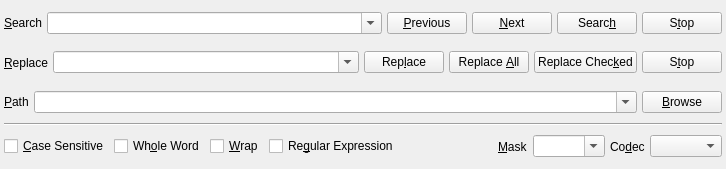
<?xml version="1.0" encoding="UTF-8"?>
<ui version="4.0">
 <class>SearchWidget</class>
 <widget class="QFrame" name="SearchWidget">
  <property name="geometry">
   <rect>
    <x>0</x>
    <y>0</y>
    <width>726</width>
    <height>169</height>
   </rect>
  </property>
  <property name="sizePolicy">
   <sizepolicy hsizetype="Preferred" vsizetype="Maximum">
    <horstretch>0</horstretch>
    <verstretch>0</verstretch>
   </sizepolicy>
  </property>
  <layout class="QVBoxLayout" name="vlMain">
   <property name="spacing">
    <number>2</number>
   </property>
   <property name="margin">
    <number>4</number>
   </property>
   <item>
    <widget class="QWidget" name="wSearch" native="true">
     <layout class="QHBoxLayout" name="hlSearch">
      <property name="spacing">
       <number>5</number>
      </property>
      <property name="margin">
       <number>0</number>
      </property>
      <item>
       <widget class="QLabel" name="lSearch">
        <property name="text">
         <string>&amp;Search</string>
        </property>
        <property name="buddy">
         <cstring>cbSearch</cstring>
        </property>
       </widget>
      </item>
      <item>
       <widget class="QComboBox" name="cbSearch">
        <property name="sizePolicy">
         <sizepolicy hsizetype="Expanding" vsizetype="Fixed">
          <horstretch>0</horstretch>
          <verstretch>0</verstretch>
         </sizepolicy>
        </property>
        <property name="editable">
         <bool>true</bool>
        </property>
       </widget>
      </item>
      <item>
       <widget class="QWidget" name="wSearchRight" native="true">
        <property name="sizePolicy">
         <sizepolicy hsizetype="Maximum" vsizetype="Preferred">
          <horstretch>0</horstretch>
          <verstretch>0</verstretch>
         </sizepolicy>
        </property>
        <layout class="QHBoxLayout" name="horizontalLayout">
         <property name="spacing">
          <number>5</number>
         </property>
         <property name="margin">
          <number>0</number>
         </property>
         <item>
          <widget class="QPushButton" name="pbPrevious">
           <property name="text">
            <string>&amp;Previous</string>
           </property>
           <property name="icon">
            <iconset>
             <normaloff>:/edit/icons/edit/previous.png</normaloff>:/edit/icons/edit/previous.png</iconset>
           </property>
          </widget>
         </item>
         <item>
          <widget class="QPushButton" name="pbNext">
           <property name="text">
            <string>&amp;Next</string>
           </property>
           <property name="icon">
            <iconset>
             <normaloff>:/edit/icons/edit/next.png</normaloff>:/edit/icons/edit/next.png</iconset>
           </property>
          </widget>
         </item>
         <item>
          <widget class="QPushButton" name="pbSearch">
           <property name="text">
            <string>Searc&amp;h</string>
           </property>
           <property name="icon">
            <iconset>
             <normaloff>:/edit/icons/edit/search.png</normaloff>:/edit/icons/edit/search.png</iconset>
           </property>
          </widget>
         </item>
         <item>
          <widget class="QPushButton" name="pbSearchStop">
           <property name="text">
            <string>S&amp;top</string>
           </property>
           <property name="icon">
            <iconset>
             <normaloff>:/console/icons/console/stop.png</normaloff>:/console/icons/console/stop.png</iconset>
           </property>
          </widget>
         </item>
        </layout>
       </widget>
      </item>
     </layout>
    </widget>
   </item>
   <item>
    <widget class="QWidget" name="wReplace" native="true">
     <layout class="QHBoxLayout" name="hlReplace">
      <property name="spacing">
       <number>5</number>
      </property>
      <property name="margin">
       <number>0</number>
      </property>
      <item>
       <widget class="QLabel" name="lReplace">
        <property name="text">
         <string>&amp;Replace</string>
        </property>
        <property name="buddy">
         <cstring>cbReplace</cstring>
        </property>
       </widget>
      </item>
      <item>
       <widget class="QComboBox" name="cbReplace">
        <property name="sizePolicy">
         <sizepolicy hsizetype="Expanding" vsizetype="Fixed">
          <horstretch>0</horstretch>
          <verstretch>0</verstretch>
         </sizepolicy>
        </property>
        <property name="editable">
         <bool>true</bool>
        </property>
       </widget>
      </item>
      <item>
       <widget class="QWidget" name="wReplaceRight" native="true">
        <property name="sizePolicy">
         <sizepolicy hsizetype="Maximum" vsizetype="Preferred">
          <horstretch>0</horstretch>
          <verstretch>0</verstretch>
         </sizepolicy>
        </property>
        <layout class="QHBoxLayout" name="horizontalLayout_2">
         <property name="spacing">
          <number>5</number>
         </property>
         <property name="margin">
          <number>0</number>
         </property>
         <item>
          <widget class="QPushButton" name="pbReplace">
           <property name="text">
            <string>Rep&amp;lace</string>
           </property>
           <property name="icon">
            <iconset>
             <normaloff>:/edit/icons/edit/replace.png</normaloff>:/edit/icons/edit/replace.png</iconset>
           </property>
          </widget>
         </item>
         <item>
          <widget class="QPushButton" name="pbReplaceAll">
           <property name="text">
            <string>Replace &amp;All</string>
           </property>
           <property name="icon">
            <iconset>
             <normaloff>:/edit/icons/edit/replace.png</normaloff>:/edit/icons/edit/replace.png</iconset>
           </property>
          </widget>
         </item>
         <item>
          <widget class="QPushButton" name="pbReplaceChecked">
           <property name="text">
            <string>Replace Chec&amp;ked</string>
           </property>
           <property name="icon">
            <iconset>
             <normaloff>:/edit/icons/edit/replace.png</normaloff>:/edit/icons/edit/replace.png</iconset>
           </property>
          </widget>
         </item>
         <item>
          <widget class="QPushButton" name="pbReplaceCheckedStop">
           <property name="text">
            <string>S&amp;top</string>
           </property>
           <property name="icon">
            <iconset>
             <normaloff>:/console/icons/console/stop.png</normaloff>:/console/icons/console/stop.png</iconset>
           </property>
          </widget>
         </item>
        </layout>
       </widget>
      </item>
     </layout>
    </widget>
   </item>
   <item>
    <widget class="QWidget" name="wPath" native="true">
     <layout class="QHBoxLayout" name="hlPath">
      <property name="spacing">
       <number>5</number>
      </property>
      <property name="margin">
       <number>0</number>
      </property>
      <item>
       <widget class="QLabel" name="lPath">
        <property name="text">
         <string>&amp;Path</string>
        </property>
        <property name="buddy">
         <cstring>cbPath</cstring>
        </property>
       </widget>
      </item>
      <item>
       <widget class="QComboBox" name="cbPath">
        <property name="sizePolicy">
         <sizepolicy hsizetype="Expanding" vsizetype="Fixed">
          <horstretch>0</horstretch>
          <verstretch>0</verstretch>
         </sizepolicy>
        </property>
        <property name="editable">
         <bool>true</bool>
        </property>
       </widget>
      </item>
      <item>
       <widget class="QWidget" name="wPathRight" native="true">
        <property name="sizePolicy">
         <sizepolicy hsizetype="Maximum" vsizetype="Preferred">
          <horstretch>0</horstretch>
          <verstretch>0</verstretch>
         </sizepolicy>
        </property>
        <layout class="QHBoxLayout" name="horizontalLayout_3">
         <property name="spacing">
          <number>5</number>
         </property>
         <property name="margin">
          <number>0</number>
         </property>
         <item>
          <widget class="QPushButton" name="pbBrowse">
           <property name="text">
            <string>&amp;Browse</string>
           </property>
           <property name="icon">
            <iconset>
             <normaloff>:/listeditor/icons/listeditor/folder.png</normaloff>:/listeditor/icons/listeditor/folder.png</iconset>
           </property>
          </widget>
         </item>
        </layout>
       </widget>
      </item>
     </layout>
    </widget>
   </item>
   <item>
    <widget class="Line" name="lSeparator">
     <property name="orientation">
      <enum>Qt::Horizontal</enum>
     </property>
    </widget>
   </item>
   <item>
    <widget class="QWidget" name="wOptions" native="true">
     <layout class="QHBoxLayout" name="hlOptions">
      <property name="spacing">
       <number>5</number>
      </property>
      <property name="margin">
       <number>0</number>
      </property>
      <item>
       <widget class="QCheckBox" name="cbCaseSensitive">
        <property name="text">
         <string>&amp;Case Sensitive</string>
        </property>
       </widget>
      </item>
      <item>
       <widget class="QCheckBox" name="cbWholeWord">
        <property name="text">
         <string>Wh&amp;ole Word</string>
        </property>
       </widget>
      </item>
      <item>
       <widget class="QCheckBox" name="cbWrap">
        <property name="text">
         <string>&amp;Wrap</string>
        </property>
       </widget>
      </item>
      <item>
       <widget class="QCheckBox" name="cbRegularExpression">
        <property name="text">
         <string>Re&amp;gular Expression</string>
        </property>
       </widget>
      </item>
      <item>
       <spacer name="horizontalSpacer_4">
        <property name="orientation">
         <enum>Qt::Horizontal</enum>
        </property>
        <property name="sizeType">
         <enum>QSizePolicy::MinimumExpanding</enum>
        </property>
        <property name="sizeHint" stdset="0">
         <size>
          <width>0</width>
          <height>0</height>
         </size>
        </property>
       </spacer>
      </item>
      <item>
       <widget class="QWidget" name="wMask" native="true">
        <property name="sizePolicy">
         <sizepolicy hsizetype="Expanding" vsizetype="Preferred">
          <horstretch>0</horstretch>
          <verstretch>0</verstretch>
         </sizepolicy>
        </property>
        <layout class="QHBoxLayout" name="horizontalLayout_4">
         <property name="spacing">
          <number>5</number>
         </property>
         <property name="margin">
          <number>0</number>
         </property>
         <item>
          <widget class="QLabel" name="lMask">
           <property name="sizePolicy">
            <sizepolicy hsizetype="Maximum" vsizetype="Preferred">
             <horstretch>0</horstretch>
             <verstretch>0</verstretch>
            </sizepolicy>
           </property>
           <property name="text">
            <string>&amp;Mask</string>
           </property>
           <property name="buddy">
            <cstring>cbMask</cstring>
           </property>
          </widget>
         </item>
         <item>
          <widget class="QComboBox" name="cbMask">
           <property name="editable">
            <bool>true</bool>
           </property>
          </widget>
         </item>
        </layout>
       </widget>
      </item>
      <item>
       <widget class="QWidget" name="wCodec" native="true">
        <layout class="QHBoxLayout" name="horizontalLayout_8">
         <property name="spacing">
          <number>5</number>
         </property>
         <property name="margin">
          <number>0</number>
         </property>
         <item>
          <widget class="QLabel" name="lCodec">
           <property name="sizePolicy">
            <sizepolicy hsizetype="Maximum" vsizetype="Preferred">
             <horstretch>0</horstretch>
             <verstretch>0</verstretch>
            </sizepolicy>
           </property>
           <property name="text">
            <string>Co&amp;dec</string>
           </property>
           <property name="buddy">
            <cstring>cbCodec</cstring>
           </property>
          </widget>
         </item>
         <item>
          <widget class="QComboBox" name="cbCodec"/>
         </item>
        </layout>
       </widget>
      </item>
     </layout>
    </widget>
   </item>
  </layout>
 </widget>
 <resources>
  <include location="resources/SearchAndReplace.qrc"/>
  <include location="../../../../monkey/src/resources/resources.qrc"/>
 </resources>
 <connections/>
</ui>
